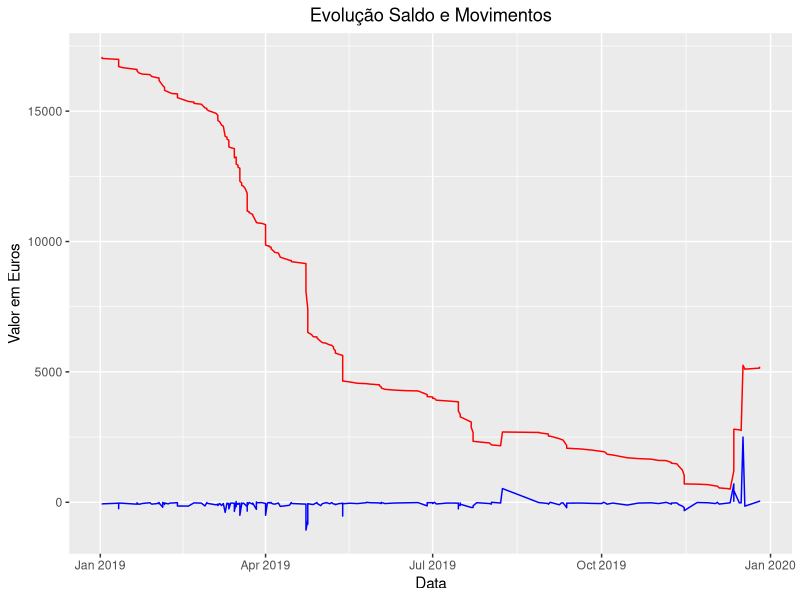

The R script that drew this image:
## ---- chunk 1
knitr::opts_chunk$set(echo = TRUE, warning = FALSE, message = FALSE)
## ---- chunk 2
## Carregamento de bibliotecas
library(dplyr)
library(lubridate)
library(stringr)

## Extracção dos dados
contasDF <- read.delim("./extratos/complete2019.csv", sep = ";")
contasDF <- as_tibble(contasDF)


## Conversão para formato de data
contasDF$DATA.MOV. <- ymd(contasDF$DATA.MOV.)
contasDF$DATA.VALOR <- ymd(contasDF$DATA.VALOR)

## Conversão da descrição para character

contasDF$DESCRIÇÃO <- as.character(contasDF$DESCRIÇÃO)

## ---- chunk 3
library(ggplot2)
ggplot(contasDF, aes(DATA.MOV., SALDO.CONTABILÍSTICO, IMPORTÂNCIA)) + 
        geom_line(aes(DATA.MOV., SALDO.CONTABILÍSTICO),color = "red") +
        geom_line(aes(DATA.MOV., IMPORTÂNCIA),color = "blue") +
        labs(x = "Data") + 
        labs(y = "Valor em Euros") + 
        labs(title = "Evolução Saldo e Movimentos") + 
        theme(plot.title = element_text(hjust = 0.5))
## ---- chunk 4
## Securitas
if (sum(grepl("00026322892", contasDF$DESCRIÇÃO)) > 0) {
        contasDF <- mutate(contasDF, CENTRO.DE.CUSTO = ifelse(grepl("00026322892", DESCRIÇÃO), "ENCARGOS COM INSTALAÇÕES", "NA"))
        contasDF <- mutate(contasDF, RUBRICA = ifelse(grepl("00026322892", DESCRIÇÃO), "SECURITAS - ALARME", "NA"))
}

#SMAS
if (sum(grepl("Servicos Munici", contasDF$DESCRIÇÃO)) > 0) {
        contasDF <- mutate(contasDF, CENTRO.DE.CUSTO = ifelse(grepl("Servicos Munici", DESCRIÇÃO), "ENCARGOS COM INSTALAÇÕES", CENTRO.DE.CUSTO))
        contasDF <- mutate(contasDF, RUBRICA = ifelse(grepl("Servicos Munici", DESCRIÇÃO), "CONSUMO ÁGUA (SMAS)", RUBRICA))
}

#Imposto de selo e despesas bancárias
if (sum(grepl("I.SELO|COMISSÃO MANUTENÇÃO|ANUIDADE|SELO|COMISSAO MANUTENCAO", contasDF$DESCRIÇÃO)) > 0) {
        contasDF <- mutate(contasDF, CENTRO.DE.CUSTO = 
                                   ifelse(grepl("I.SELO|COMISSÃO MANUTENÇÃO", DESCRIÇÃO), 
                                          "ENCARGOS COM INSTALAÇÕES", CENTRO.DE.CUSTO))
        contasDF <- mutate(contasDF, RUBRICA = 
                                   ifelse(grepl("I.SELO|COMISSÃO MANUTENÇÃO", DESCRIÇÃO), "DESP. BANCÁRIAS", RUBRICA))
}

# VODAFONE
if (sum(grepl("00531446107", contasDF$DESCRIÇÃO)) > 0) {
        contasDF <- mutate(contasDF, CENTRO.DE.CUSTO = 
                                   ifelse(grepl("00531446107", DESCRIÇÃO), 
                                          "ENCARGOS COM INSTALAÇÕES", CENTRO.DE.CUSTO))
        contasDF <- mutate(contasDF, RUBRICA = 
                                   ifelse(grepl("00531446107", DESCRIÇÃO), "COMUNICAÇÕES", RUBRICA))
}

# MAFEP
if (sum(grepl("10367661", contasDF$DESCRIÇÃO)) > 0) {
        contasDF <- mutate(contasDF, CENTRO.DE.CUSTO = 
                                   ifelse(grepl("10367661", DESCRIÇÃO), 
                                          "ENCARGOS COM INSTALAÇÕES", CENTRO.DE.CUSTO))
        contasDF <- mutate(contasDF, RUBRICA = 
                                   ifelse(grepl("10367661", DESCRIÇÃO), "ALUGUER EXTINTORES", RUBRICA))
}


# EDP - CONSUMO ELECTRICIDADE Jesélia e SUS
if (sum(grepl("P05100001520", contasDF$DESCRIÇÃO)) > 0) {
        contasDF <- mutate(contasDF, CENTRO.DE.CUSTO = 
                                   ifelse(grepl("P05100001520", DESCRIÇÃO), 
                                          "ENCARGOS COM INSTALAÇÕES", CENTRO.DE.CUSTO))
        contasDF <- mutate(contasDF, RUBRICA = 
                                   ifelse(grepl("P05100001520", DESCRIÇÃO), "CONSUMO ELECTRICIDADE", RUBRICA))
}

# Seguros
if (sum(grepl("11034", contasDF$DESCRIÇÃO)) > 0) {
        contasDF <- mutate(contasDF, CENTRO.DE.CUSTO = 
                                   ifelse(grepl("11034", DESCRIÇÃO), 
                                          "ENCARGOS COM INSTALAÇÕES", CENTRO.DE.CUSTO))
        contasDF <- mutate(contasDF, RUBRICA = 
                                   ifelse(grepl("11034", DESCRIÇÃO), "SEGUROS", RUBRICA))
}

# Limpezas
if (sum(grepl("PT50000700000032524109823", contasDF$DESCRIÇÃO)) > 0) {
        contasDF <- mutate(contasDF, CENTRO.DE.CUSTO = 
                                   ifelse(grepl("PT50000700000032524109823", DESCRIÇÃO), 
                                          "ENCARGOS COM INSTALAÇÕES", CENTRO.DE.CUSTO))
        contasDF <- mutate(contasDF, RUBRICA = 
                                   ifelse(grepl("PT50000700000032524109823", DESCRIÇÃO), "SERVIÇO DE LIMPEZA", RUBRICA))
}

# Manutenção e Obras Gaspar Fontes
if (sum(grepl("PT50003501810000046033029", contasDF$DESCRIÇÃO)) > 0) {
        contasDF <- mutate(contasDF, CENTRO.DE.CUSTO = 
                                   ifelse(grepl("PT50003501810000046033029", DESCRIÇÃO), 
                                          "ENCARGOS COM INSTALAÇÕES", CENTRO.DE.CUSTO))
        contasDF <- mutate(contasDF, RUBRICA = 
                                   ifelse(grepl("PT50003501810000046033029", DESCRIÇÃO), "MANUTENÇÃO/OBRAS", RUBRICA))
}

# SPA
if (sum(grepl("PT50003300000000812850405", contasDF$DESCRIÇÃO)) > 0) {
        contasDF <- mutate(contasDF, CENTRO.DE.CUSTO = 
                                   ifelse(grepl("PT50003300000000812850405", DESCRIÇÃO), 
                                          "NOITE DAS CAMÉLIAS", CENTRO.DE.CUSTO))
        contasDF <- mutate(contasDF, RUBRICA = 
                                   ifelse(grepl("PT50003300000000812850405", DESCRIÇÃO), "IGAC / SPA", RUBRICA))
}

# Gás
if (sum(grepl("PT50003600509910031520496", contasDF$DESCRIÇÃO)) > 0) {
        contasDF <- mutate(contasDF, CENTRO.DE.CUSTO = 
                                   ifelse(grepl("PT50003600509910031520496", DESCRIÇÃO), 
                                          "ENCARGOS COM INSTALAÇÕES", CENTRO.DE.CUSTO))
        contasDF <- mutate(contasDF, RUBRICA = 
                                   ifelse(grepl("PT50003600509910031520496", DESCRIÇÃO), "GÁS", RUBRICA))
}
## ---- chunk 5
# Adição de factor de mês para separar a tabela
contasDF <- contasDF %>% mutate(Mês = as.factor(month(contasDF$DATA.MOV.)))
contasDF <- contasDF[, c(8, 1:7)] # colocação do factor na coluna inicial

# Separação da tabela numa lista de tabelas por mês
listaMes <- split.data.frame(contasDF, contasDF$Mês)

if (dir.exists("./tabelas_por_mes") == FALSE) dir.create("./tabelas_por_mes")

library(openxlsx)
write.xlsx(listaMes, file = "./tabelas_por_mes/tabelas.xlsx")

